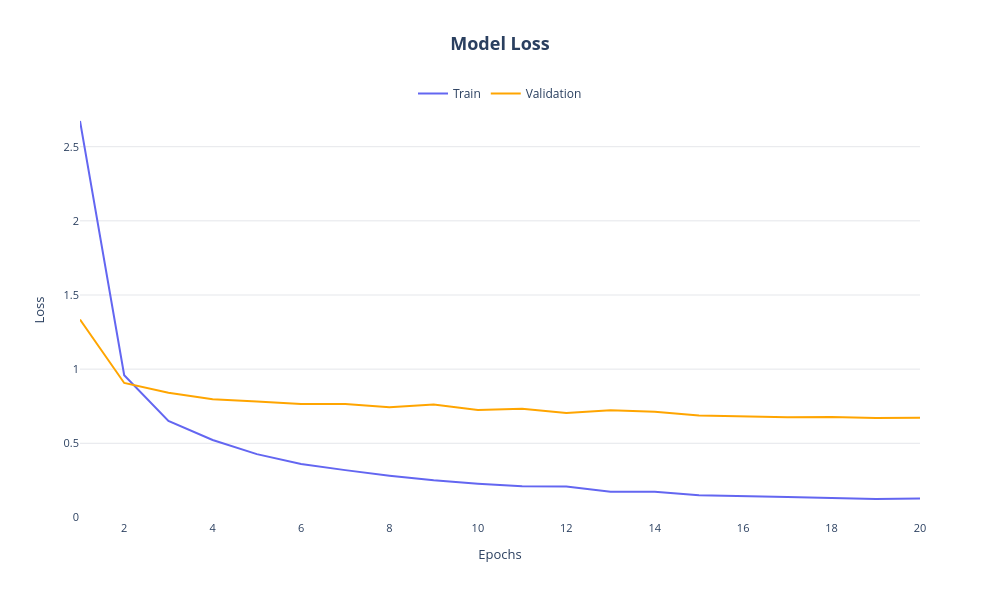

The code cell stored with this chart in its notebook:
### Code cell
plot_model_results(history_tuned, 'loss')

### Figure 1 — Plotly figure (JSON) as saved in the notebook; plotly's stock layout.template omitted (floating-point values rounded to 4 significant figures)
{"data": [{"hovertemplate": "Train Loss: <b>%{y:.4f}</b><extra></extra>", "line": {"color": "#6366f1", "width": 2}, "mode": "lines", "name": "Train", "type": "scatter", "x": [1, 2, 3, 4, 5, 6, 7, 8, 9, 10, 11, 12, 13, 14, 15, 16, 17, 18, 19, 20], "y": [2.673, 0.9592, 0.6504, 0.5225, 0.427, 0.3603, 0.3192, 0.2819, 0.2508, 0.2272, 0.21, 0.2087, 0.1733, 0.1731, 0.1493, 0.1461, 0.1388, 0.1315, 0.1245, 0.1285]}, {"hovertemplate": "Validation Loss: <b>%{y:.4f}</b><extra></extra>", "line": {"color": "#ffa500", "width": 2}, "mode": "lines", "name": "Validation", "type": "scatter", "x": [1, 2, 3, 4, 5, 6, 7, 8, 9, 10, 11, 12, 13, 14, 15, 16, 17, 18, 19, 20], "y": [1.335, 0.9068, 0.8408, 0.7965, 0.7812, 0.7648, 0.7652, 0.7429, 0.7617, 0.7248, 0.7336, 0.7042, 0.7231, 0.7123, 0.6874, 0.681, 0.6761, 0.6782, 0.6709, 0.6722]}], "layout": {"font": {"size": 11}, "height": 600, "hovermode": "x unified", "legend": {"font": {"size": 12}, "orientation": "h", "x": 0.5, "xanchor": "center", "y": 1.05}, "paper_bgcolor": "white", "plot_bgcolor": "white", "title": {"font": {"size": 18}, "text": "<b>Model Loss</b>", "x": 0.5, "xanchor": "center"}, "width": 1000, "xaxis": {"showgrid": false, "tickfont": {"size": 11}, "title": {"text": "Epochs"}}, "yaxis": {"gridcolor": "#e5e7eb", "gridwidth": 1, "showgrid": true, "title": {"text": "Loss"}}}}
